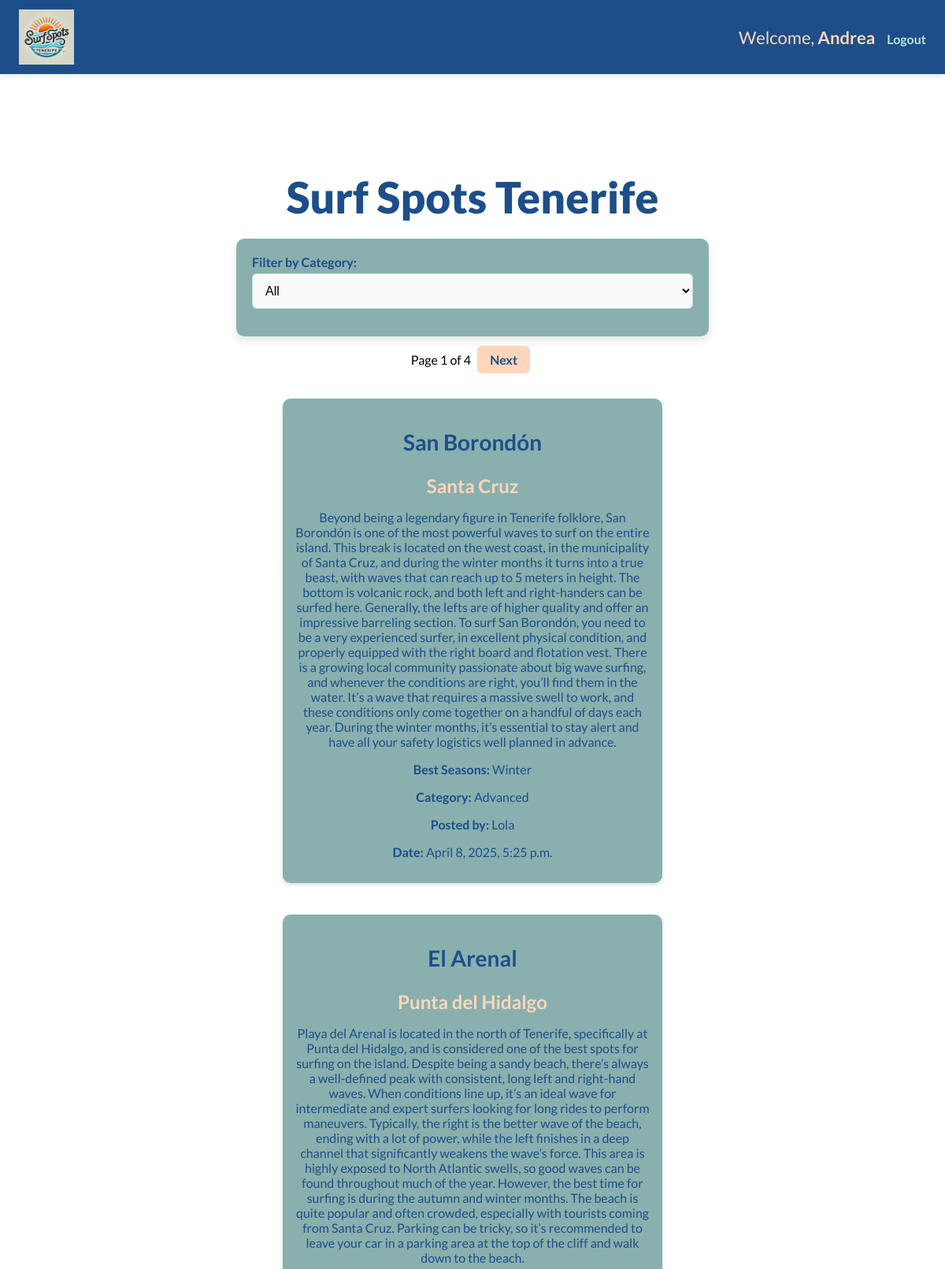
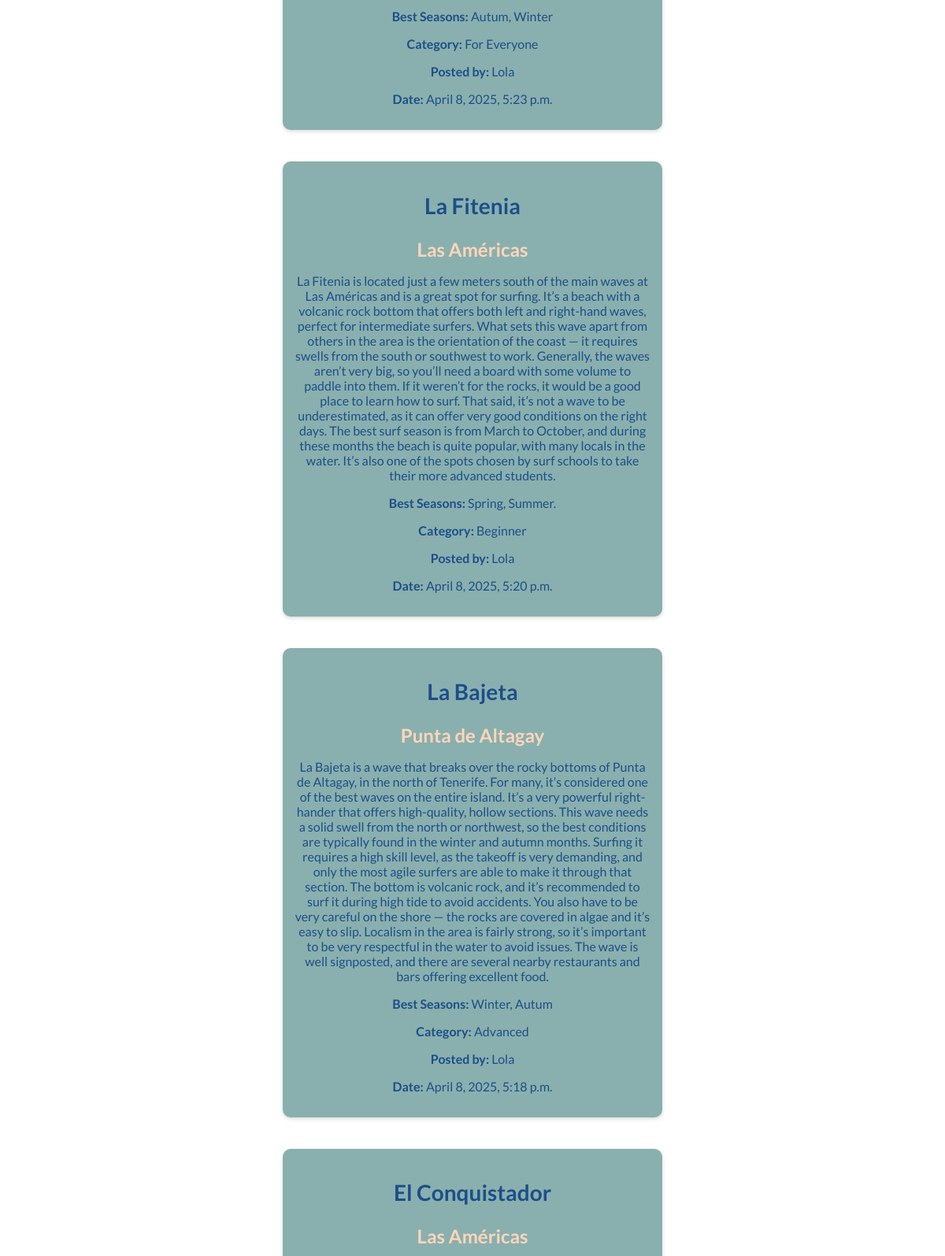
Screenshot of /users/home/ (signed in, upper part) with the database file from the repository (2 pictures, top to bottom).
### users_account/models.py (models this page shows, shortened)
class NovaUser(AbstractUser):
    pass

class SurfSpot(models.Model):
    CATEGORY_CHOICES = [
        ("Beginner", "Beginner"),
        ("Advanced", "Advanced"),
        ("For Everyone", "For Everyone"),
    ]
    title = models.CharField(max_length=50)
    location = models.CharField(max_length=50)
    description = models.TextField()
    best_seasons = models.CharField(max_length=300, blank=True, null=True)
    category = models.CharField(max_length=20, choices=CATEGORY_CHOICES, default="For Everyone") # New category field
    user = models.ForeignKey(settings.AUTH_USER_MODEL, on_delete=models.CASCADE)
    created_at = models.DateTimeField(auto_now_add=True)

### users_account/views.py (the view)
# urls.py: path('home/', views.home_view, name='home'),
@login_required
def home_view(request):
    if request.method == 'POST':
        form = SurfSpotForm(request.POST)
        if form.is_valid():
            surf_spot = form.save(commit=False)
            surf_spot.user = request.user
            surf_spot.save()
            messages.success(request, "Surf spot created successfully!")
            return redirect('home')
        else:
            print(form.errors) #debugging
    else:
        form = SurfSpotForm()
    selected_category = request.GET.get('category')
    print(f"Raw selected category: {selected_category}")
    if selected_category:
        surf_spots_list = SurfSpot.objects.filter(category=selected_category).order_by('-created_at')
        print(f"Selected category: {selected_category}, Surf spots found: {surf_spots_list.count()}") #debugging
    else:
        surf_spots_list = SurfSpot.objects.all().order_by('-created_at')
        print(f"No category selected, Total surf spots: {surf_spots_list.count()}") #debugging
    paginator = Paginator(surf_spots_list, 5) # ensured that is set to 5
    page_number = request.GET.get('page')
    surf_spots = paginator.get_page(page_number)
    return render(request, 'users_account/home.html', {
        'form': form,
        'surf_spots': surf_spots,
        'selected_category': selected_category,
    })

### users_account/forms.py (shortened to what this page needs)
class SurfSpotForm(forms.ModelForm):
    class Meta:
        model = SurfSpot
        fields = ['title', 'location', 'description', 'best_seasons', 'category'] #new field
        widgets = {
            'category': forms.Select(attrs={'class': 'form-control'}),
        }

### users_account/templates/users_account/home.html (shortened to what this page needs)
{% extends 'base.html' %}
{% block content %}
<div class="main-content">
    <h1 class="main-title">Surf Spots Tenerife</h1>
    <form method="GET" action="{% url 'home' %}" class="category-filter-form">
        <label for="category">Filter by Category:</label>
        <select name="category" id="category" onchange="this.form.submit()">
            <option value="" {% if not selected_category %}selected{% endif %}>All</option>
        </select>
    </form>
    {% if surf_spots %}
    <div class="pagination">
        <span>Page {{ surf_spots.number }} of {{ surf_spots.paginator.num_pages }}</span>
        {% if surf_spots.has_next %}
        <a
            href="?page={{ surf_spots.next_page_number }}{% if selected_category %}&category={{ selected_category }}{% endif %}">Next</a>
        {% endif %}
    </div>
    <div id="surf-spots-list">
        {% for spot in surf_spots %}
        <div class="surf-spot">
            <h2 class="spot-title">
                <a href="{% url 'surf_spot_detail' spot_id=spot.id %}">{{ spot.title }}</a>
            </h2>
            <h3><strong> {{ spot.location }} </strong></h3>
            <p>{{ spot.description }}</p>
            <p><strong>Best Seasons:</strong> {{ spot.best_seasons }}</p>
            <p><strong>Category:</strong> {{ spot.category }}</p>
            <p><strong>Posted by:</strong> {{ spot.user.username }}</p>
            <p><strong>Date:</strong> {{ spot.created_at }}</p>
        </div>
        {% endfor %}
    </div>
    {% else %}
    <p>No surf spots found for the selected category.</p>
    {% endif %}
</div>
{% endblock %}

### templates/base.html (shortened to what this page needs)
{% load static %}
<!DOCTYPE html>
<html lang="en">
<head>
    <link rel="stylesheet" href="{% static 'css/styles.css' %}">
</head>
<body>
    <nav class="navbar">
        <div class="nav-container">
            <a href="{% url 'home' %}" class="logo">
                <img src="{% static 'images/logo.png' %}" alt="Surf Spots Logo" class="logo-img">
            </a>
            <ul class="nav-links">
                {% if request.user.is_authenticated %}
                <li>Welcome, <strong>{{ request.user.username }}</strong></li>
                <li><a href="{% url 'logout' %}" class="nav-link">Logout</a></li>
                {% else %}
                <li><a href="{% url 'login' %}" class="nav-link">Login</a></li>
                {% endif %}
            </ul>
        </div>
    </nav>
    <main>
        {% block content %}{% endblock %}
    </main>
</body>
</html>

### static/css/styles.css (style rules this page uses)
:root { --light-orange: #FFD6BA; --light-green: #BEE3DB; --mint-green: #89B0AE; --dark: #1D4E89; --light: #FAF9F9; }
*, *::before, *::after { box-sizing: inherit; }
body, html { margin: 0; padding: 0; box-sizing: border-box; font-family: 'Lato', sans-serif; overflow-x: hidden; scroll-behavior: smooth; }
.navbar { background-color: var(--dark); padding: 12px 24px; position: fixed; top: 0; left: 0; width: 100%; z-index: 1000; box-shadow: 0 2px 8px rgba(0, 0, 0, 0.1); color: var(--light); }
.nav-container { display: flex; justify-content: space-between; align-items: center; flex-wrap: wrap; max-width: 1200px; margin: 0 auto; }
.nav-links { list-style: none; display: flex; flex-wrap: wrap; align-items: center; gap: 15px; }
.nav-links li { color: var(--light-orange); }
.nav-links a { text-decoration: none; color: var(--light-green); font-weight: bold; font-size: 16px; transition: color 0.3s ease; }
.logo { display: flex; align-items: center; gap: 12px; color: var(--light-orange); font-weight: bold; text-decoration: none; font-size: 22px; }
.logo-img { height: 70px; width: auto; }
h1, h2, h3, p { margin-bottom: 15px; text-align: center; color: var(--dark); }
h1 { font-size: clamp(24px, 5vw, 36px); }
h2 { font-size: clamp(20px, 4vw, 28px); color: var(--mint-green); }
h3 { font-size: clamp(18px, 3vw, 24px); color: var(--light-orange); }
p, li, .nav-links a { font-size: clamp(18px, 2.5vw, 22px); }
p, form label, form input, form textarea, form select, .nav-links a, .comment, .surf-spot, button { font-size: clamp(14px, 2.5vw, 16px); }
a { cursor: pointer; color: var(--dark); text-decoration: none; transition: transform 0.2s ease, color 0.2s ease; font-weight: 700; }
main { padding-top: 80px; }
.main-content { padding: 20px; padding-top: 100px; margin: 0 auto; max-width: 1200px; }
.main-title { font-size: clamp(28px, 6vw, 55px); font-weight: 800; color: var(--dark); margin-bottom: 20px; }
.spot-title { color: var(--dark); }
form { background: var(--mint-green); padding: 20px; border-radius: 10px; box-shadow: 0 6px 12px rgba(0, 0, 0, 0.1); margin: 20px auto; width: 100%; max-width: 600px; color: var(--dark); }
form label { display: flex; font-weight: bold; margin-bottom: 5px; margin-top: 0; }
form input, form textarea, form select { width: 100%; padding: 12px; margin-bottom: 15px; border: 1px solid var(--light-green); border-radius: 6px; font-size: 16px; background-color: var(--light); }
#surf-spots-list { display: grid; grid-template-columns: repeat(auto-fit, minmax(300px, 1fr)); gap: 20px; max-width: 1200px; margin: 0 auto; padding: 20px; }
.surf-spot { background: var(--mint-green); padding: 15px; border-radius: 10px; margin-bottom: 20px; box-shadow: 0 2px 5px rgba(0, 0, 0, 0.15); color: white; }
.pagination { text-align: center; margin: 20px 0; }
.pagination a { padding: 8px 16px; margin: 0 5px; background-color: var(--light-orange); color: var(--dark); border-radius: 6px; text-decoration: none; }
@media (min-width: 1024px) { .form, #surf-spots-list { width: 45%; } }

### rows the page displays
NovaUser: user.username "Andrea"
SurfSpot: title "San Borondón", location "Santa Cruz", description "Beyond being a legendary figure in Tenerife folklore, San Borondón is one of the most powerful waves to surf on the entire island. This break is located on the west coast, in the municipality of Santa Cruz, and during the winter months it turns into a true beast, with waves that can reach up to 5 meters in height. The bottom is volcanic rock, and both left and right-handers can be surfed here. Generally, the lefts are of higher quality and offer an impressive barreling section. To surf San Borondón, you need to be a very experienced surfer, in excellent physical condition, and properly equipped with the right board and flotation vest. There is a growing local community passionate about big…", best_seasons "Winter", category "Advanced", user.username "Lola", created_at "April 8, 2025, 5:25 p.m."
SurfSpot: title "El Arenal", location "Punta del Hidalgo", description "Playa del Arenal is located in the north of Tenerife, specifically at Punta del Hidalgo, and is considered one of the best spots for surfing on the island. Despite being a sandy beach, there’s always a well-defined peak with consistent, long left and right-hand waves. When conditions line up, it’s an ideal wave for intermediate and expert surfers looking for long rides to perform maneuvers. Typically, the right is the better wave of the beach, ending with a lot of power, while the left finishes in a deep channel that significantly weakens the wave’s force. This area is highly exposed to North Atlantic swells, so good waves can be found throughout much of the year. However, the best time for…", best_seasons "Autum, Winter", category "For Everyone", user.username "Lola", created_at "April 8, 2025, 5:23 p.m."
SurfSpot: title "La Fitenia", location "Las Américas", description "La Fitenia is located just a few meters south of the main waves at Las Américas and is a great spot for surfing. It’s a beach with a volcanic rock bottom that offers both left and right-hand waves, perfect for intermediate surfers. What sets this wave apart from others in the area is the orientation of the coast — it requires swells from the south or southwest to work. Generally, the waves aren’t very big, so you’ll need a board with some volume to paddle into them. If it weren’t for the rocks, it would be a good place to learn how to surf. That said, it’s not a wave to be underestimated, as it can offer very good conditions on the right days. The best surf season is from March to October,…", best_seasons "Spring, Summer.", category "Beginner", user.username "Lola", created_at "April 8, 2025, 5:20 p.m."
SurfSpot: title "La Bajeta", location "Punta de Altagay", description "La Bajeta is a wave that breaks over the rocky bottoms of Punta de Altagay, in the north of Tenerife. For many, it’s considered one of the best waves on the entire island. It’s a very powerful right-hander that offers high-quality, hollow sections. This wave needs a solid swell from the north or northwest, so the best conditions are typically found in the winter and autumn months. Surfing it requires a high skill level, as the takeoff is very demanding, and only the most agile surfers are able to make it through that section. The bottom is volcanic rock, and it’s recommended to surf it during high tide to avoid accidents. You also have to be very careful on the shore — the rocks are covered…", best_seasons "Winter, Autum", category "Advanced", user.username "Lola", created_at "April 8, 2025, 5:18 p.m."
SurfSpot: title "El Conquistador", location "Las Américas"

### other values shown
{{ surf_spots.number }} "1"
{{ surf_spots.paginator.num_pages }} "4"
